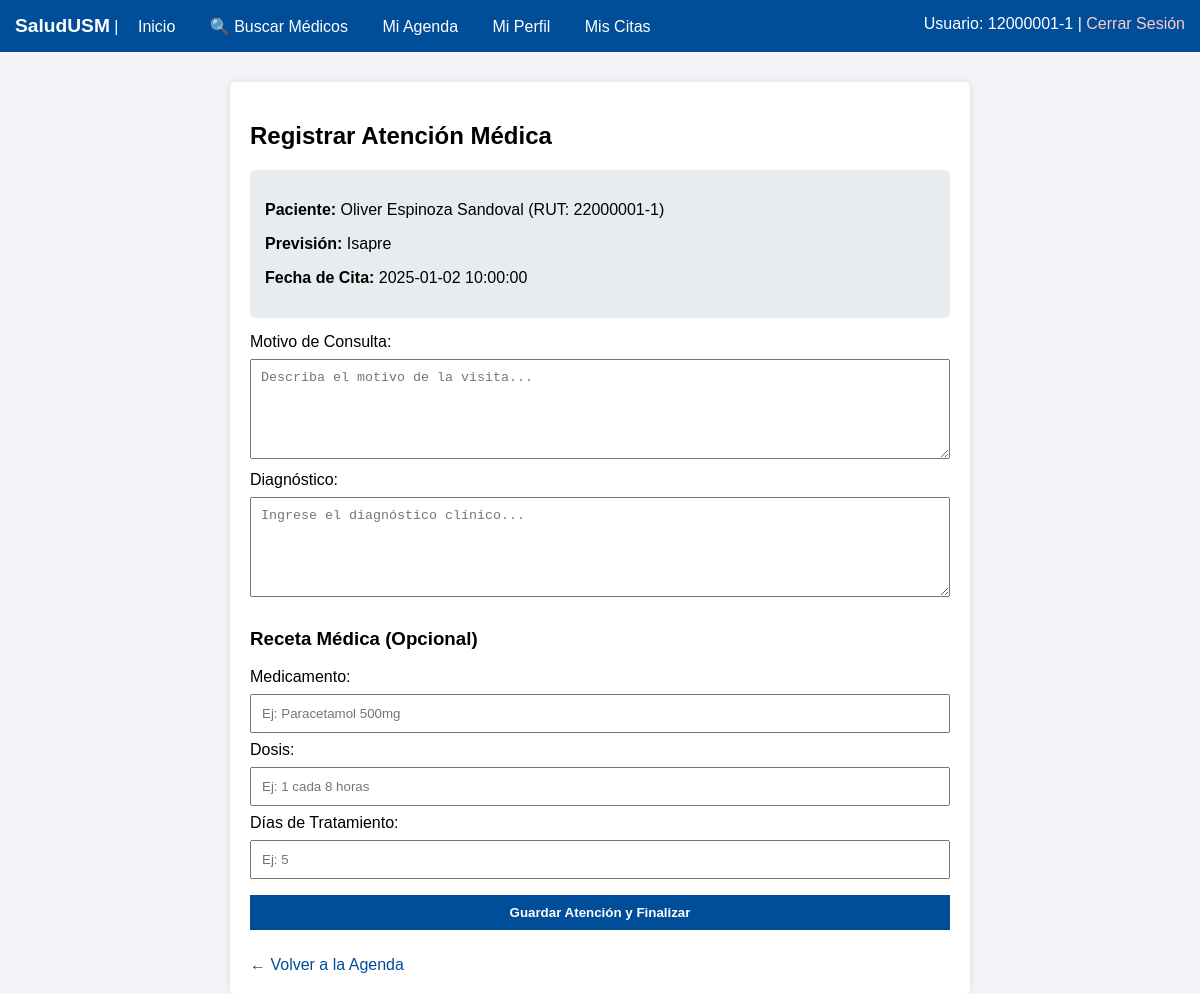
/Php/registrar_atencion.php?id_cita=1 (signed in), run on the app's committed database.
### tables this page shows
CREATE TABLE IF NOT EXISTS Citas (
    id_cita INT AUTO_INCREMENT PRIMARY KEY,
    rut_pac VARCHAR(10) NOT NULL,
    rut_med VARCHAR(10) NOT NULL,
    id_cm INT NOT NULL,
    id_espec INT NOT NULL,
    id_estado INT NOT NULL,
    fecha_y_hora DATETIME NOT NULL,
    comentario VARCHAR(255) NULL,
    CONSTRAINT FK_Citas_Pacientes FOREIGN KEY (rut_pac) 
        REFERENCES Pacientes(rut_pac) ON UPDATE CASCADE,
    CONSTRAINT FK_Citas_Medicos FOREIGN KEY (rut_med) 
        REFERENCES Medicos(rut_med) ON UPDATE CASCADE,
    CONSTRAINT FK_Citas_CentrosMedicos FOREIGN KEY (id_cm) 
        REFERENCES Centros_medicos(id_cm) ON UPDATE CASCADE,
    CONSTRAINT FK_Citas_Especialidades FOREIGN KEY (id_espec) 
        REFERENCES Especialidades(id_espec) ON UPDATE CASCADE,
    CONSTRAINT FK_Citas_Estado FOREIGN KEY (id_estado) 
        REFERENCES Estado(id_estado) ON UPDATE CASCADE
);

CREATE TABLE IF NOT EXISTS Pacientes (
    rut_pac VARCHAR(10) PRIMARY KEY,
    id_prevision INT NOT NULL,
    Nombre_pac VARCHAR(100) NOT NULL,
    fecha_de_nacimiento DATE NOT NULL,
    sexo VARCHAR(15) NOT NULL,
    telefono_de_contacto VARCHAR(15) NOT NULL,
    CONSTRAINT FK_Pacientes_Prevision FOREIGN KEY (id_prevision) 
        REFERENCES Prevision_de_salud(id_prevision) ON UPDATE CASCADE
);

CREATE TABLE IF NOT EXISTS Prevision_de_salud (
    id_prevision INT AUTO_INCREMENT PRIMARY KEY,
    Nombre_prevision VARCHAR(50) NOT NULL UNIQUE
);

### Php/registrar_atencion.php (the view, shortened to what this page needs)
<?php
require 'conexion.php';
$id_cita = isset($_GET['id_cita']) ? $_GET['id_cita'] : null;
$sql_cita = "SELECT c.*, p.Nombre_pac, p.rut_pac, prev.Nombre_prevision
             FROM Citas c
             JOIN Pacientes p ON c.rut_pac = p.rut_pac
             JOIN Prevision_de_salud prev ON p.id_prevision = prev.id_prevision
             WHERE c.id_cita = ? AND c.rut_med = ?";
$stmt = $pdo->prepare($sql_cita);
$stmt->execute([$id_cita, $_SESSION['rut']]);
$cita = $stmt->fetch(PDO::FETCH_ASSOC);
?>
<!DOCTYPE html>
<html>
<head>
</head>
<body>
    <?php include 'navbar.php'; ?>
    <div class="container">
        <h2>Registrar Atención Médica</h2>
        <div class="info-box">
            <p><strong>Paciente:</strong> <?php echo $cita['Nombre_pac']; ?> (RUT: <?php echo $cita['rut_pac']; ?>)</p>
            <p><strong>Previsión:</strong> <?php echo $cita['Nombre_prevision']; ?></p>
            <p><strong>Fecha de Cita:</strong> <?php echo $cita['fecha_y_hora']; ?></p>
        </div>
        <form method="POST" action="">
            <label>Motivo de Consulta:</label>
            <textarea name="motivo" required placeholder="Describa el motivo de la visita..."></textarea>
            <label>Diagnóstico:</label>
            <textarea name="diagnostico" required placeholder="Ingrese el diagnóstico clínico..."></textarea>
            <h3>Receta Médica (Opcional)</h3>
            <label>Medicamento:</label>
            <input type="text" name="medicamento" placeholder="Ej: Paracetamol 500mg">
            <label>Dosis:</label>
            <input type="text" name="dosis" placeholder="Ej: 1 cada 8 horas">
            <label>Días de Tratamiento:</label>
            <input type="number" name="dias" placeholder="Ej: 5">
            <button type="submit">Guardar Atención y Finalizar</button>
        </form>
        <br>
        <a href="agenda.php" style="color: #004d99; text-decoration: none;">← Volver a la Agenda</a>
    </div>
</body>
</html>

### Php/registrar_atencion.php (style rules this page uses)
body { font-family: Arial, sans-serif; margin: 0; background: #f4f4f9; }
.container { padding: 20px; max-width: 700px; margin: auto; background: white; margin-top: 30px; border-radius: 5px; box-shadow: 0 0 10px rgba(0,0,0,0.1); }
input, textarea, button { width: 100%; padding: 10px; margin: 8px 0; box-sizing: border-box; }
textarea { height: 100px; }
button { background-color: #004d99; color: white; border: none; cursor: pointer; font-weight: bold; }
.info-box { background: #e9ecef; padding: 15px; border-radius: 5px; margin-bottom: 15px; }

### data on the page
citas: rut_pac.Nombre_pac "Oliver Espinoza Sandoval", rut_pac.rut_pac "22000001-1", prevision_de_salud.Nombre_prevision "Isapre", fecha_y_hora "2025-01-02 10:00:00"

### other printed values
$_SESSION['rut'] "12000001-1"
